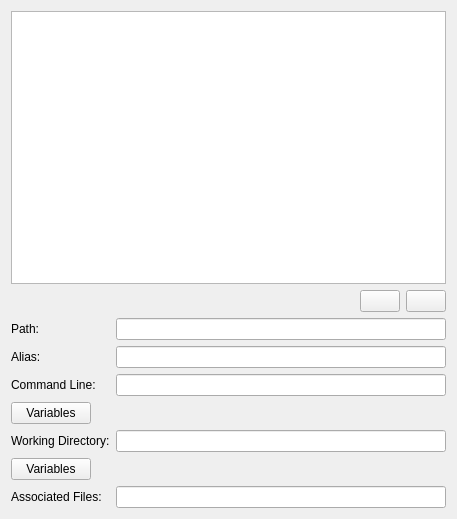
<?xml version="1.0" encoding="UTF-8"?>
<ui version="4.0">
 <class>ToolLauncherPrefWidget</class>
 <widget class="QWidget" name="ToolLauncherPrefWidget">
  <property name="geometry">
   <rect>
    <x>0</x>
    <y>0</y>
    <width>457</width>
    <height>519</height>
   </rect>
  </property>
  <property name="windowTitle">
   <string>Tool Launcher</string>
  </property>
  <layout class="QVBoxLayout" name="verticalLayout">
   <item>
    <widget class="QListWidget" name="toolList">
     <property name="sizePolicy">
      <sizepolicy hsizetype="Expanding" vsizetype="Expanding">
       <horstretch>0</horstretch>
       <verstretch>1</verstretch>
      </sizepolicy>
     </property>
     <property name="toolTip">
      <string/>
     </property>
     <property name="sortingEnabled">
      <bool>false</bool>
     </property>
    </widget>
   </item>
   <item>
    <layout class="QHBoxLayout" name="horizontalLayout">
     <item>
      <spacer name="horizontalSpacer">
       <property name="orientation">
        <enum>Qt::Horizontal</enum>
       </property>
       <property name="sizeHint" stdset="0">
        <size>
         <width>40</width>
         <height>20</height>
        </size>
       </property>
      </spacer>
     </item>
     <item>
      <widget class="QPushButton" name="mAdd">
       <property name="toolTip">
        <string>Browse For Tool</string>
       </property>
       <property name="text">
        <string/>
       </property>
      </widget>
     </item>
     <item>
      <widget class="QPushButton" name="mRemove">
       <property name="toolTip">
        <string>Remove Tool</string>
       </property>
       <property name="text">
        <string/>
       </property>
      </widget>
     </item>
    </layout>
   </item>
   <item>
    <layout class="QFormLayout" name="formLayout">
     <item row="0" column="0">
      <widget class="QLabel" name="label">
       <property name="text">
        <string>Path:</string>
       </property>
      </widget>
     </item>
     <item row="0" column="1">
      <widget class="QLineEdit" name="path">
       <property name="readOnly">
        <bool>true</bool>
       </property>
      </widget>
     </item>
     <item row="1" column="0">
      <widget class="QLabel" name="label_2">
       <property name="text">
        <string>Alias:</string>
       </property>
      </widget>
     </item>
     <item row="1" column="1">
      <widget class="QLineEdit" name="alias">
       <property name="readOnly">
        <bool>true</bool>
       </property>
      </widget>
     </item>
     <item row="2" column="0">
      <widget class="QLabel" name="label_3">
       <property name="text">
        <string>Command Line:</string>
       </property>
      </widget>
     </item>
     <item row="2" column="1">
      <widget class="QLineEdit" name="cmdLine"/>
     </item>
     <item row="4" column="0">
      <widget class="QLabel" name="label_4">
       <property name="text">
        <string>Working Directory:</string>
       </property>
      </widget>
     </item>
     <item row="4" column="1">
      <widget class="QLineEdit" name="working"/>
     </item>
     <item row="6" column="0">
      <widget class="QLabel" name="label_5">
       <property name="text">
        <string>Associated Files:</string>
       </property>
      </widget>
     </item>
     <item row="6" column="1">
      <widget class="QLineEdit" name="types"/>
     </item>
     <item row="3" column="0">
      <widget class="QPushButton" name="cmdLineVars">
       <property name="toolTip">
        <string>Show Variables</string>
       </property>
       <property name="text">
        <string>Variables</string>
       </property>
      </widget>
     </item>
     <item row="5" column="0">
      <widget class="QPushButton" name="workingVars">
       <property name="toolTip">
        <string>Show Variables</string>
       </property>
       <property name="text">
        <string>Variables</string>
       </property>
      </widget>
     </item>
    </layout>
   </item>
  </layout>
 </widget>
 <resources/>
 <connections/>
</ui>
